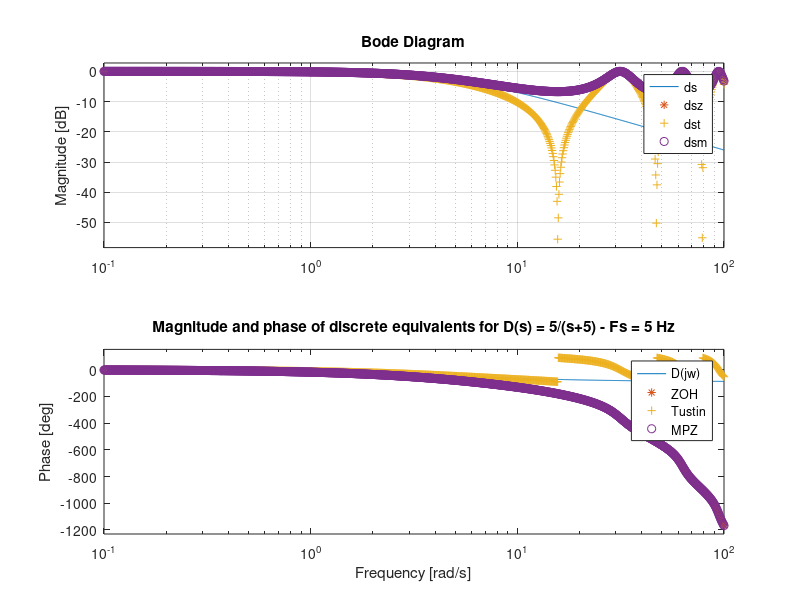

Source code (MATLAB):
%% Compare digital equivalents
ds = tf(5, [1 5])
bode(ds)
grid

%% fs = 15 Hz
Fs = 15;
Ts = 1/Fs;
% Hold equivalent
dsz=c2d(ds, Ts, 'zoh')
% Tustin equivalent
dst = c2d(ds, Ts, 'tustin')
% Matched pole-zero
dsm = c2d(ds, Ts, 'matched')
% Make Bode plot
bode(ds,dsz,'*',dst,'+',dsm,'o')
grid
legend('D(jw)','ZOH','Tustin','MPZ')
title('Magnitude and phase of discrete equivalents for D(s) = 5/(s+5) - Fs = 15 Hz')
pause

%% fs = 5 Hz
Fs = 5;
Ts = 1/Fs;
% Hold equivalent
dsz=c2d(ds, Ts, 'zoh')
% Tustin equivalent
dst = c2d(ds, Ts, 'tustin')
% Matched pole-zero
dsm = c2d(ds, Ts, 'matched')
% Make Bode plot
bode(ds,dsz,'*',dst,'+',dsm,'o')
grid
legend('D(jw)','ZOH','Tustin','MPZ')
title('Magnitude and phase of discrete equivalents for D(s) = 5/(s+5) - Fs = 5 Hz')
